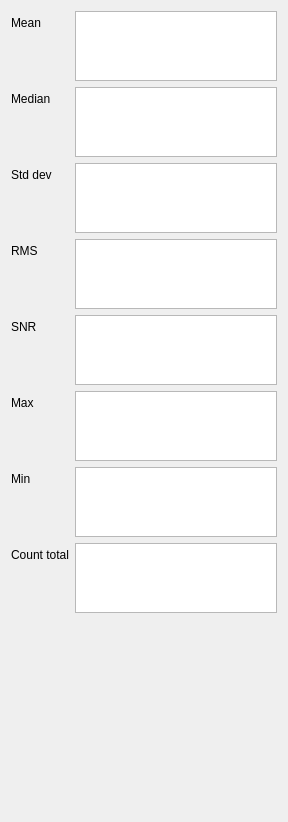
<?xml version="1.0" encoding="UTF-8"?>
<ui version="4.0">
 <class>Form</class>
 <widget class="QWidget" name="Form">
  <property name="geometry">
   <rect>
    <x>0</x>
    <y>0</y>
    <width>288</width>
    <height>482</height>
   </rect>
  </property>
  <property name="windowTitle">
   <string>Form</string>
  </property>
  <layout class="QVBoxLayout" name="verticalLayout">
   <item>
    <layout class="QFormLayout" name="formLayout">
     <property name="fieldGrowthPolicy">
      <enum>QFormLayout::FieldsStayAtSizeHint</enum>
     </property>
     <item row="3" column="0">
      <widget class="QLabel" name="meanLabel">
       <property name="toolTip">
        <string>astropy.units.Quantity.mean</string>
       </property>
       <property name="text">
        <string>Mean</string>
       </property>
      </widget>
     </item>
     <item row="4" column="0">
      <widget class="QLabel" name="median_label">
       <property name="toolTip">
        <string>numpy.median</string>
       </property>
       <property name="text">
        <string>Median</string>
       </property>
      </widget>
     </item>
     <item row="5" column="0">
      <widget class="QLabel" name="std_dev_label">
       <property name="toolTip">
        <string>astropy.units.Quantity.std</string>
       </property>
       <property name="text">
        <string>Std dev</string>
       </property>
      </widget>
     </item>
     <item row="6" column="0">
      <widget class="QLabel" name="rmsLabel">
       <property name="toolTip">
        <string>numpy.sqrt(flux.dot(flux) / len(flux))</string>
       </property>
       <property name="text">
        <string>RMS</string>
       </property>
      </widget>
     </item>
     <item row="7" column="0">
      <widget class="QLabel" name="snr_label">
       <property name="toolTip">
        <string>specutils.analysis.snr.snr</string>
       </property>
       <property name="text">
        <string>SNR</string>
       </property>
      </widget>
     </item>
     <item row="8" column="0">
      <widget class="QLabel" name="max_val_label">
       <property name="toolTip">
        <string>astropy.units.Quantity.max</string>
       </property>
       <property name="text">
        <string>Max</string>
       </property>
      </widget>
     </item>
     <item row="9" column="0">
      <widget class="QLabel" name="min_val_label">
       <property name="toolTip">
        <string>astropy.units.Quantity.min</string>
       </property>
       <property name="text">
        <string>Min</string>
       </property>
      </widget>
     </item>
     <item row="10" column="0">
      <widget class="QLabel" name="count_total_label">
       <property name="toolTip">
        <string>numpy.trapz</string>
       </property>
       <property name="text">
        <string>Count total</string>
       </property>
      </widget>
     </item>
     <item row="4" column="1">
      <widget class="QPlainTextEdit" name="median_text_edit">
       <property name="sizePolicy">
        <sizepolicy hsizetype="Preferred" vsizetype="Expanding">
         <horstretch>0</horstretch>
         <verstretch>0</verstretch>
        </sizepolicy>
       </property>
       <property name="verticalScrollBarPolicy">
        <enum>Qt::ScrollBarAlwaysOff</enum>
       </property>
       <property name="horizontalScrollBarPolicy">
        <enum>Qt::ScrollBarAlwaysOff</enum>
       </property>
       <property name="lineWrapMode">
        <enum>QPlainTextEdit::NoWrap</enum>
       </property>
       <property name="textInteractionFlags">
        <set>Qt::TextSelectableByKeyboard|Qt::TextSelectableByMouse</set>
       </property>
       <property name="maximumBlockCount">
        <number>1</number>
       </property>
      </widget>
     </item>
     <item row="8" column="1">
      <widget class="QPlainTextEdit" name="max_val_text_edit">
       <property name="sizePolicy">
        <sizepolicy hsizetype="Preferred" vsizetype="Expanding">
         <horstretch>0</horstretch>
         <verstretch>0</verstretch>
        </sizepolicy>
       </property>
       <property name="verticalScrollBarPolicy">
        <enum>Qt::ScrollBarAlwaysOff</enum>
       </property>
       <property name="horizontalScrollBarPolicy">
        <enum>Qt::ScrollBarAlwaysOff</enum>
       </property>
       <property name="lineWrapMode">
        <enum>QPlainTextEdit::NoWrap</enum>
       </property>
       <property name="textInteractionFlags">
        <set>Qt::TextSelectableByKeyboard|Qt::TextSelectableByMouse</set>
       </property>
       <property name="maximumBlockCount">
        <number>1</number>
       </property>
      </widget>
     </item>
     <item row="3" column="1">
      <widget class="QPlainTextEdit" name="mean_text_edit">
       <property name="sizePolicy">
        <sizepolicy hsizetype="Preferred" vsizetype="Expanding">
         <horstretch>0</horstretch>
         <verstretch>0</verstretch>
        </sizepolicy>
       </property>
       <property name="verticalScrollBarPolicy">
        <enum>Qt::ScrollBarAlwaysOff</enum>
       </property>
       <property name="horizontalScrollBarPolicy">
        <enum>Qt::ScrollBarAlwaysOff</enum>
       </property>
       <property name="lineWrapMode">
        <enum>QPlainTextEdit::NoWrap</enum>
       </property>
       <property name="textInteractionFlags">
        <set>Qt::TextSelectableByKeyboard|Qt::TextSelectableByMouse</set>
       </property>
       <property name="maximumBlockCount">
        <number>1</number>
       </property>
      </widget>
     </item>
     <item row="5" column="1">
      <widget class="QPlainTextEdit" name="std_dev_text_edit">
       <property name="sizePolicy">
        <sizepolicy hsizetype="Preferred" vsizetype="Expanding">
         <horstretch>0</horstretch>
         <verstretch>0</verstretch>
        </sizepolicy>
       </property>
       <property name="verticalScrollBarPolicy">
        <enum>Qt::ScrollBarAlwaysOff</enum>
       </property>
       <property name="horizontalScrollBarPolicy">
        <enum>Qt::ScrollBarAlwaysOff</enum>
       </property>
       <property name="lineWrapMode">
        <enum>QPlainTextEdit::NoWrap</enum>
       </property>
       <property name="textInteractionFlags">
        <set>Qt::TextSelectableByKeyboard|Qt::TextSelectableByMouse</set>
       </property>
       <property name="maximumBlockCount">
        <number>1</number>
       </property>
      </widget>
     </item>
     <item row="6" column="1">
      <widget class="QPlainTextEdit" name="rms_text_edit">
       <property name="sizePolicy">
        <sizepolicy hsizetype="Preferred" vsizetype="Expanding">
         <horstretch>0</horstretch>
         <verstretch>0</verstretch>
        </sizepolicy>
       </property>
       <property name="verticalScrollBarPolicy">
        <enum>Qt::ScrollBarAlwaysOff</enum>
       </property>
       <property name="horizontalScrollBarPolicy">
        <enum>Qt::ScrollBarAlwaysOff</enum>
       </property>
       <property name="lineWrapMode">
        <enum>QPlainTextEdit::NoWrap</enum>
       </property>
       <property name="textInteractionFlags">
        <set>Qt::TextSelectableByKeyboard|Qt::TextSelectableByMouse</set>
       </property>
       <property name="maximumBlockCount">
        <number>1</number>
       </property>
      </widget>
     </item>
     <item row="7" column="1">
      <widget class="QPlainTextEdit" name="snr_text_edit">
       <property name="sizePolicy">
        <sizepolicy hsizetype="Preferred" vsizetype="Expanding">
         <horstretch>0</horstretch>
         <verstretch>0</verstretch>
        </sizepolicy>
       </property>
       <property name="verticalScrollBarPolicy">
        <enum>Qt::ScrollBarAlwaysOff</enum>
       </property>
       <property name="horizontalScrollBarPolicy">
        <enum>Qt::ScrollBarAlwaysOff</enum>
       </property>
       <property name="lineWrapMode">
        <enum>QPlainTextEdit::NoWrap</enum>
       </property>
       <property name="textInteractionFlags">
        <set>Qt::TextSelectableByKeyboard|Qt::TextSelectableByMouse</set>
       </property>
       <property name="maximumBlockCount">
        <number>1</number>
       </property>
      </widget>
     </item>
     <item row="9" column="1">
      <widget class="QPlainTextEdit" name="min_val_text_edit">
       <property name="sizePolicy">
        <sizepolicy hsizetype="Preferred" vsizetype="Expanding">
         <horstretch>0</horstretch>
         <verstretch>0</verstretch>
        </sizepolicy>
       </property>
       <property name="verticalScrollBarPolicy">
        <enum>Qt::ScrollBarAlwaysOff</enum>
       </property>
       <property name="horizontalScrollBarPolicy">
        <enum>Qt::ScrollBarAlwaysOff</enum>
       </property>
       <property name="lineWrapMode">
        <enum>QPlainTextEdit::NoWrap</enum>
       </property>
       <property name="textInteractionFlags">
        <set>Qt::TextSelectableByKeyboard|Qt::TextSelectableByMouse</set>
       </property>
       <property name="maximumBlockCount">
        <number>1</number>
       </property>
      </widget>
     </item>
     <item row="10" column="1">
      <widget class="QPlainTextEdit" name="count_total_text_edit">
       <property name="sizePolicy">
        <sizepolicy hsizetype="Preferred" vsizetype="Expanding">
         <horstretch>0</horstretch>
         <verstretch>0</verstretch>
        </sizepolicy>
       </property>
       <property name="verticalScrollBarPolicy">
        <enum>Qt::ScrollBarAlwaysOff</enum>
       </property>
       <property name="horizontalScrollBarPolicy">
        <enum>Qt::ScrollBarAlwaysOff</enum>
       </property>
       <property name="lineWrapMode">
        <enum>QPlainTextEdit::NoWrap</enum>
       </property>
       <property name="textInteractionFlags">
        <set>Qt::TextSelectableByKeyboard|Qt::TextSelectableByMouse</set>
       </property>
       <property name="maximumBlockCount">
        <number>1</number>
       </property>
      </widget>
     </item>
    </layout>
   </item>
   <item>
    <widget class="QPlainTextEdit" name="status_display">
     <property name="minimumSize">
      <size>
       <width>230</width>
       <height>192</height>
      </size>
     </property>
     <property name="maximumSize">
      <size>
       <width>230</width>
       <height>192</height>
      </size>
     </property>
     <property name="styleSheet">
      <string notr="true">background-color: rgba(255, 255, 255, 0);</string>
     </property>
     <property name="frameShape">
      <enum>QFrame::NoFrame</enum>
     </property>
     <property name="readOnly">
      <bool>true</bool>
     </property>
    </widget>
   </item>
   <item>
    <spacer name="verticalSpacer">
     <property name="orientation">
      <enum>Qt::Vertical</enum>
     </property>
     <property name="sizeHint" stdset="0">
      <size>
       <width>20</width>
       <height>40</height>
      </size>
     </property>
    </spacer>
   </item>
  </layout>
 </widget>
 <resources/>
 <connections/>
</ui>
